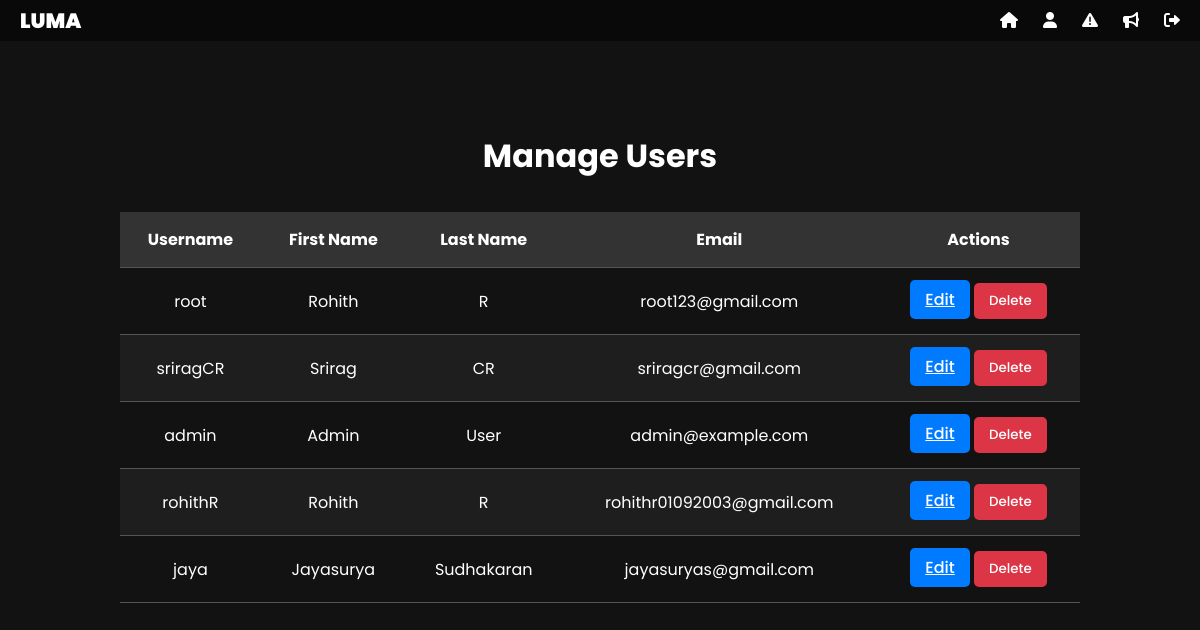
Page /admin-dashboard/manage-users/ (signed in) on the earlier database version.
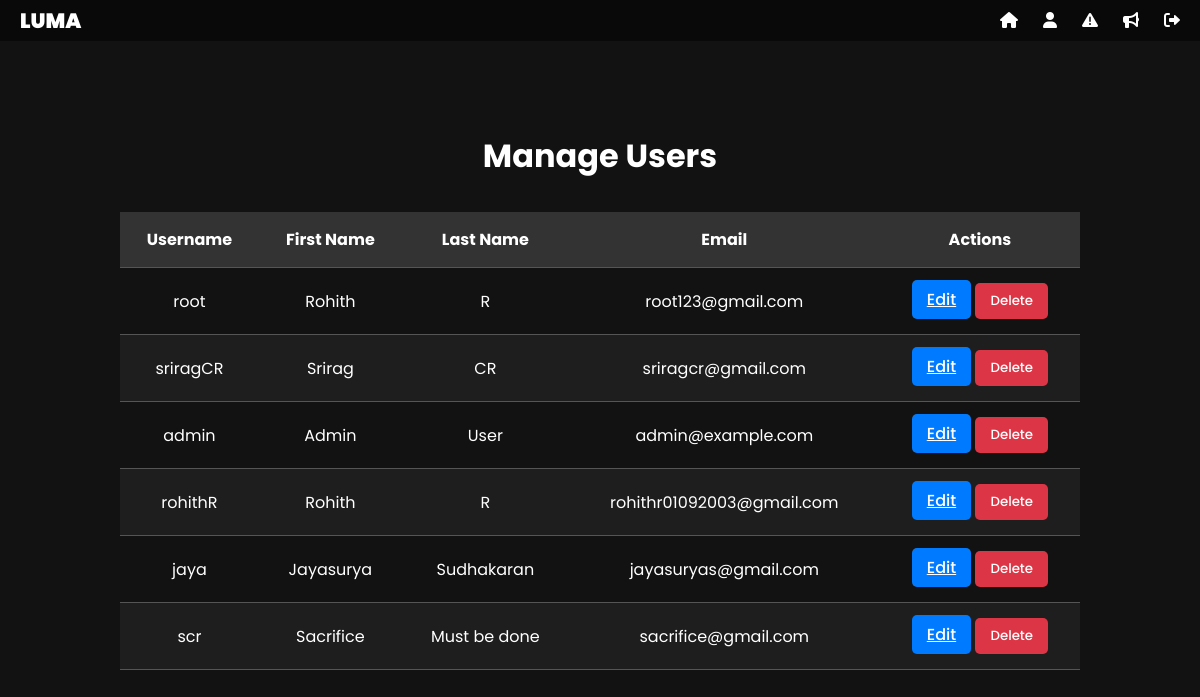
Same page on the later database version.
### chat/models.py (models this page shows, shortened)
class User(AbstractBaseUser):
    first_name = models.CharField(max_length=30)
    last_name = models.CharField(max_length=30)
    username = models.CharField(max_length=30, unique=True)
    email = models.EmailField(unique=True)
    profile_picture = models.ImageField(upload_to='profile_pics/', blank=True, null=True)  # Optional field
    created_at = models.DateTimeField(auto_now_add=True)
    is_active = models.BooleanField(default=True)
    is_admin = models.BooleanField(default=False)
    is_banned = models.BooleanField(default=False)
    ban_expiry = models.DateTimeField(null=True, blank=True)
    ban_reason = models.TextField(blank=True, null=True)
    objects = UserManager()
    USERNAME_FIELD = 'username'
    REQUIRED_FIELDS = ['email', 'first_name', 'last_name']
    class Meta:
        db_table = 'chat_user'
    def is_currently_banned(self):
        if not self.is_banned:
            return False
        if self.ban_expiry and timezone.now() > self.ban_expiry:
            self.unban_user()
            return False
        return True

### chat/views.py (the view)
# urls.py: path('admin-dashboard/manage-users/', manage_users, name='manage_users'),
@admin_required
def manage_users(request):
    users = User.objects.all()
    return render(request, 'admin_users.html', {'users': users})

### chat/views.py (called while the page is built)
def admin_required(view_func):
    @wraps(view_func)
    def _wrapped_view(request, *args, **kwargs):
        if not request.user.is_authenticated:
            messages.error(request, 'Please login to access this page.')
            return redirect('admin_login')
        if not request.user.is_admin:
            messages.error(request, 'You do not have permission to access the admin area.')
            return redirect('home')
        return view_func(request, *args, **kwargs)
    return _wrapped_view

### templates/admin_users.html (shortened to what this page needs)
{% extends 'admin_base.html' %}
{% block content %}
    <h1 class="manage-users-header">Manage Users</h1>
    <div class="manage-users-table-wrapper">
        <table class="manage-users-table">
            <thead>
                <tr>
                    <th>Username</th>
                    <th>First Name</th>
                    <th>Last Name</th>
                    <th>Email</th>
                    <th>Actions</th>
                </tr>
            </thead>
            <tbody>
                {% for user in users %}
                <tr>
                    <td>{{ user.username }}</td>
                    <td>{{ user.first_name }}</td>
                    <td>{{ user.last_name }}</td>
                    <td>{{ user.email }}</td>
                    <td>
                        <a href="{% url 'edit_user' user.id %}" class="btn btn-primary btn-sm">Edit</a>
                        <button class="btn btn-danger btn-sm" onclick="openModal({{ user.id }})">Delete</button>
                    </td>
                </tr>
                {% endfor %}
            </tbody>
        </table>
    </div>
{% endblock %}

Differences in the rows shown:
added User: username "scr", first_name "Sacrifice", last_name "Must be done", email "sacrifice@gmail.com"
